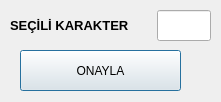
<?xml version="1.0" encoding="UTF-8"?>
<ui version="4.0">
 <class>Dialog</class>
 <widget class="QDialog" name="Dialog">
  <property name="geometry">
   <rect>
    <x>0</x>
    <y>0</y>
    <width>221</width>
    <height>102</height>
   </rect>
  </property>
  <property name="mouseTracking">
   <bool>false</bool>
  </property>
  <property name="windowTitle">
   <string>Dialog</string>
  </property>
  <widget class="QPushButton" name="buttonAccept">
   <property name="geometry">
    <rect>
     <x>20</x>
     <y>50</y>
     <width>161</width>
     <height>41</height>
    </rect>
   </property>
   <property name="text">
    <string>ONAYLA</string>
   </property>
  </widget>
  <widget class="QWidget" name="">
   <property name="geometry">
    <rect>
     <x>10</x>
     <y>10</y>
     <width>201</width>
     <height>31</height>
    </rect>
   </property>
   <layout class="QHBoxLayout" name="horizontalLayout">
    <item>
     <widget class="QLabel" name="label">
      <property name="minimumSize">
       <size>
        <width>141</width>
        <height>31</height>
       </size>
      </property>
      <property name="maximumSize">
       <size>
        <width>141</width>
        <height>31</height>
       </size>
      </property>
      <property name="font">
       <font>
        <pointsize>10</pointsize>
        <weight>75</weight>
        <bold>true</bold>
       </font>
      </property>
      <property name="text">
       <string>SEÇİLİ KARAKTER</string>
      </property>
     </widget>
    </item>
    <item>
     <widget class="QLineEdit" name="editChar">
      <property name="minimumSize">
       <size>
        <width>0</width>
        <height>30</height>
       </size>
      </property>
      <property name="font">
       <font>
        <pointsize>14</pointsize>
        <weight>75</weight>
        <bold>true</bold>
       </font>
      </property>
     </widget>
    </item>
   </layout>
  </widget>
 </widget>
 <resources/>
 <connections/>
</ui>
